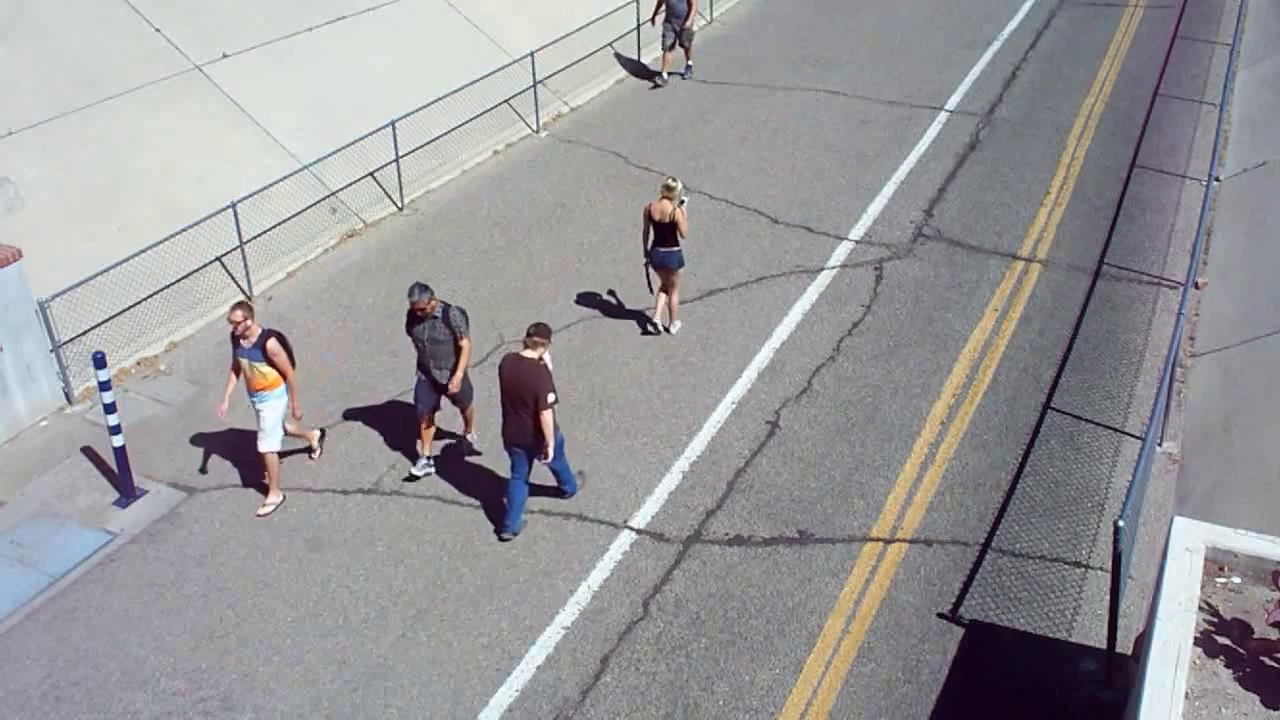
#> input picture frame 2 of DetectionAnalyse/test.mp4, 1280 x 720 px
$ python HOGDetection.py
#> lines starting #> are read from the running program, lines starting #| are printed output that depends on the picture; after the words box and inside, x2 and y2 are one past the last pixel; in counts of white or black regions, pixels touching at a corner belong together
import numpy as np
import cv2 as cv
import imutils
import time
from imutils.object_detection import non_max_suppression
import logging

logging.basicConfig(filename='HOGDetection.log', level=logging.DEBUG)

# initialize the HOG descriptor/person detector
hog = cv.HOGDescriptor()
hog.setSVMDetector(cv.HOGDescriptor_getDefaultPeopleDetector())
font = cv.FONT_HERSHEY_SIMPLEX
cap = cv.VideoCapture("test.mp4")
#cap = cv.VideoCapture(0)
if not cap.isOpened():
    print("Cannot open camera")
    exit()

counter = 0
while True:
    # Capture frame-by-frame
    startFrame = time.time()
    ret, frame = cap.read()
#> frame is the input picture: shape (720, 1280, 3); mean B, G, R 153.9, 151.5, 152.8

    if not ret:
        print("Can't receive frame (stream end?). Exiting ...")
        break

    logging.debug('----------------------')
    logging.debug('')
    logging.debug('FRAME:' + str(counter))

    # resizing for faster detection
    frame = cv.resize(frame, (640, 480))
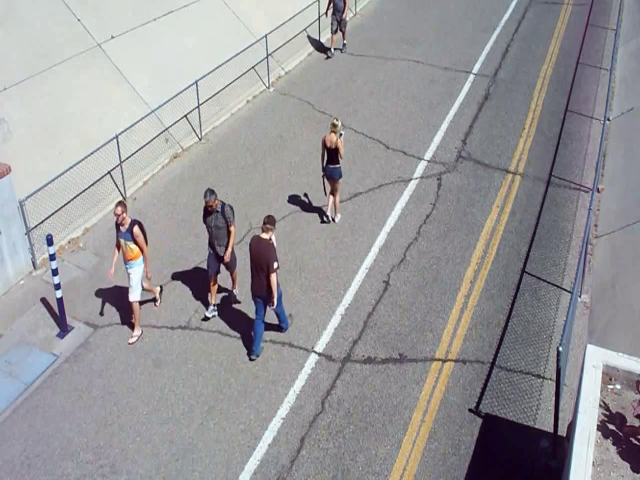
#> frame: shape (480, 640, 3); mean B, G, R 153.9, 151.5, 152.8

    start = time.time()
    orig = frame.copy()
    # detect people in the image
    (rects, weights) = hog.detectMultiScale(frame, winStride=(8, 8))
#> rects = [[218, 190, 89, 178]]; weights = [0.836]
    # draw the original bounding boxes
    end = time.time()
    logging.debug('detection:' + str((end - start)))
    #print("[INFO] HOG took {:6f} seconds".format(end - start))

    #for x, y, w, h in rects:
    #    cv.rectangle(frame, (x, y), (x + w, y + h), (0, 255, 0), 2)

    rects = np.array([[x, y, x + w, y + h] for (x, y, w, h) in rects])
#> rects = [[218, 190, 307, 368]]
    i = 0
    for xA, yA, xB, yB in rects:
        logging.debug('confidences:' + str(weights[i]))
        #print("[INFO] HOG took {" + str(weights[i]) + "} confidences")
        #cv.putText(frame, 'Test:' + str(weights[i]), (10,450), font, 2, (0, 255, 0), 2, cv.LINE_AA)
        cv.rectangle(frame, (xA, yA), (xB, yB), (0, 0, 255), 2)
        i+=1
#> this loop made 1 pass
#> (xA, yA, xB, yB, i) on pass 1: (218, 190, 307, 368, 1)
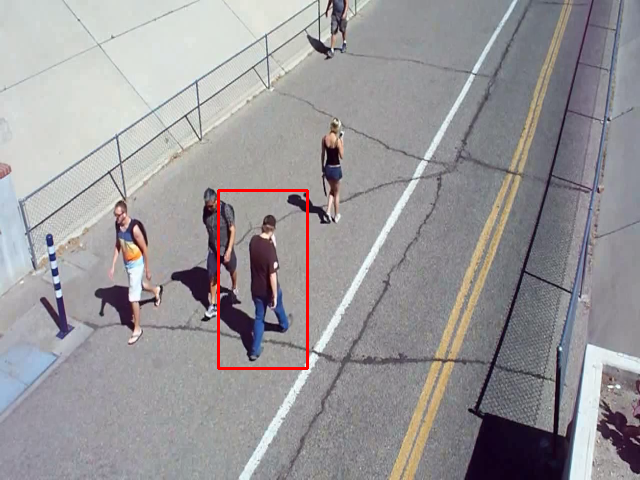
#> frame: shape (480, 640, 3); 0.52% of pixels changed, all inside (x1, y1, x2, y2) = (217, 189, 309, 370)
#> after the loop, i = 1

    # apply non-maxima suppression to the bounding boxes using a
    # fairly large overlap threshold to try to maintain overlapping
    # boxes that are still people
    # pick = non_max_suppression(rects, probs=None, overlapThresh=0.65)
    # draw the final bounding boxes
    #for xA, yA, xB, yB in pick:
    #    cv.rectangle(frame, (xA, yA), (xB, yB), (0, 255, 0), 2)

    endFrame = time.time()
    seconds = endFrame - startFrame
    logging.debug('fps:' + str((1/seconds)))
    logging.debug('')
    #print("[INFO] HOG took {:6f} fps".format((1/(endFrame - startFrame))))

    # show the output images
    #cv.imshow("Before NMS", orig)
    cv.imshow("After NMS", frame)

    key_hit = cv.waitKey(33)
#> (key q is pressed here)
    if key_hit == ord('q') or key_hit == 27:  # Esc or q key to stop
        break
    counter+=1
cap.release()
cv.destroyAllWindows()

$ run again, starting later in the video
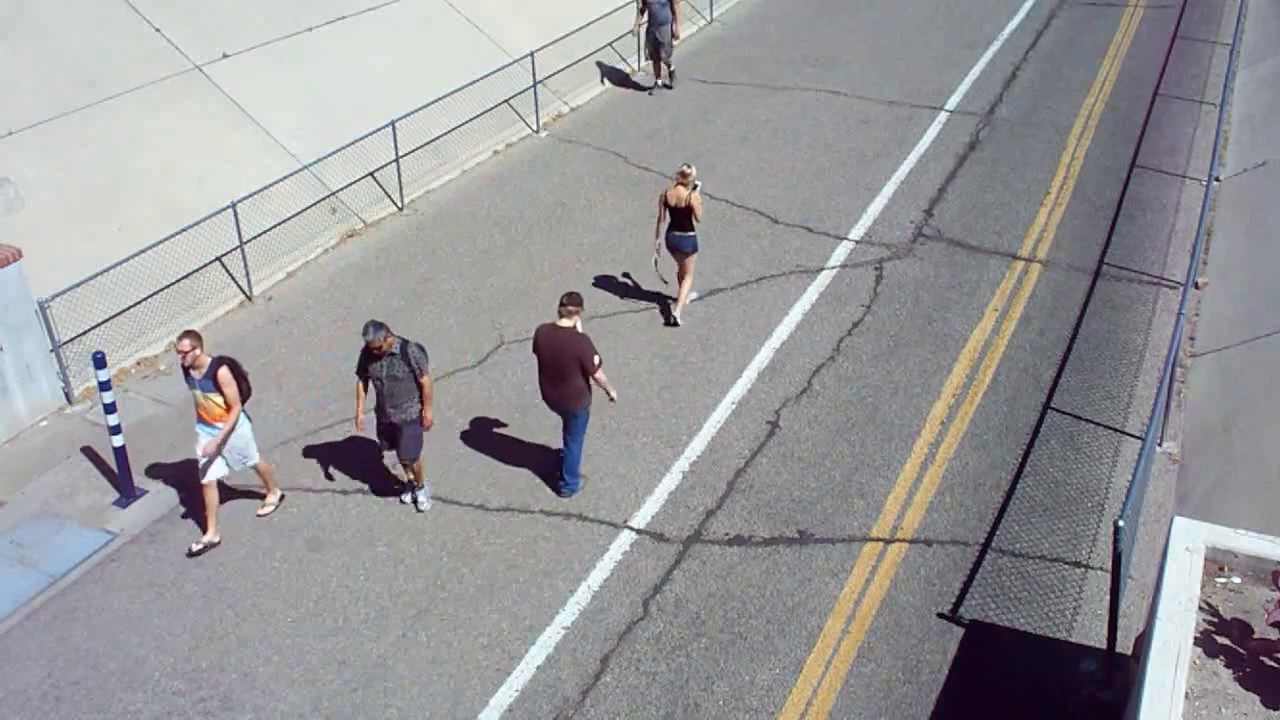
#> input picture frame 11 of DetectionAnalyse/test.mp4, 1280 x 720 px
#> frame is the input picture: shape (720, 1280, 3); mean B, G, R 153.9, 151.6, 152.6
#> `frame = cv.resize(frame, (640, 480))`:
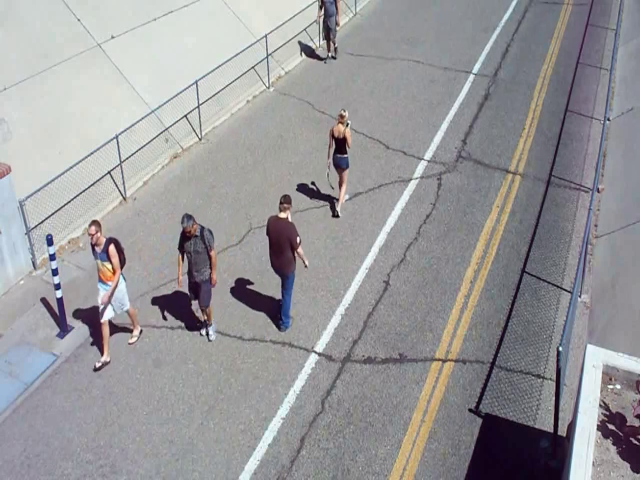
#> frame: shape (480, 640, 3); mean B, G, R 153.9, 151.6, 152.6
#> `(rects, weights) = hog.detectMultiScale(frame, winStride=(8, 8))`: rects = [[306, 92, 72, 144], [156, 196, 77, 154]]; weights = [0.534, 0.607]
#> `rects = np.array([[x, y, x + w, y + h] for (x, y, w, h) in rects])`: rects = [[306, 92, 378, 236], [156, 196, 233, 350]]
#> the loop `for xA, yA, xB, yB in rects:` made 2 passes
#> (xA, yA, xB, yB, i) on passes 1 to 2: (306, 92, 378, 236, 1), (156, 196, 233, 350, 2)
#> after the loop `for xA, yA, xB, yB in rects:`:
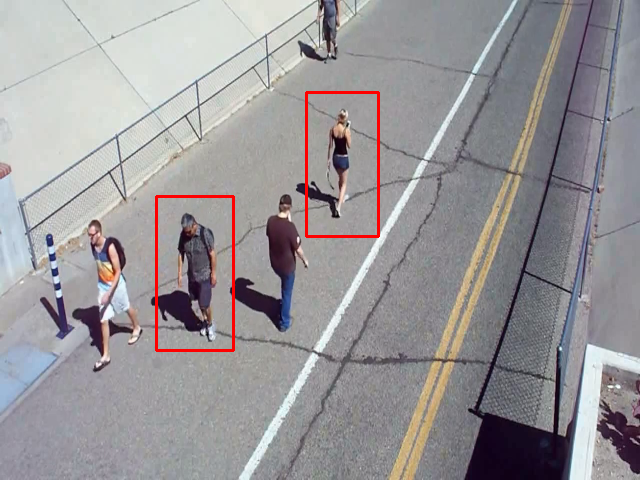
#> frame: shape (480, 640, 3); 0.87% of pixels changed, all inside (x1, y1, x2, y2) = (155, 91, 380, 352)
#> after the loop `for xA, yA, xB, yB in rects:`: i = 2

$ run again, starting later in the video
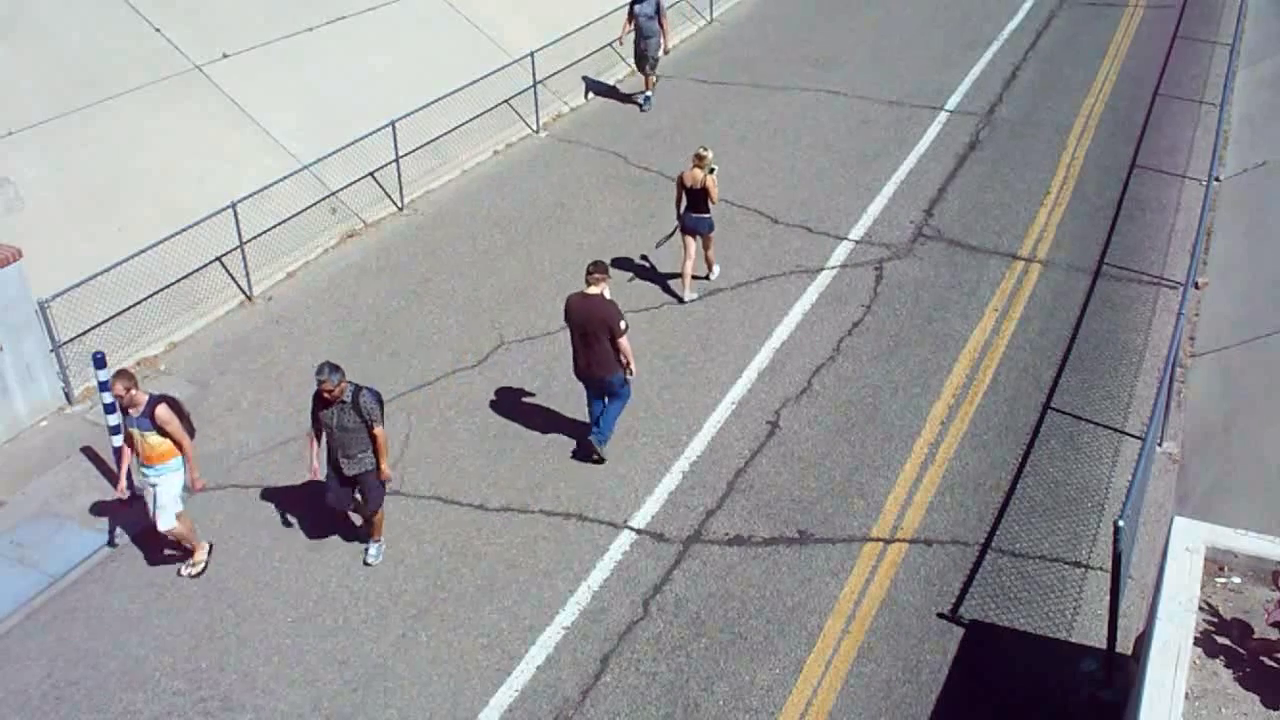
#> input picture frame 20 of DetectionAnalyse/test.mp4, 1280 x 720 px
#> frame is the input picture: shape (720, 1280, 3); mean B, G, R 153.6, 151.4, 152
#> `frame = cv.resize(frame, (640, 480))`:
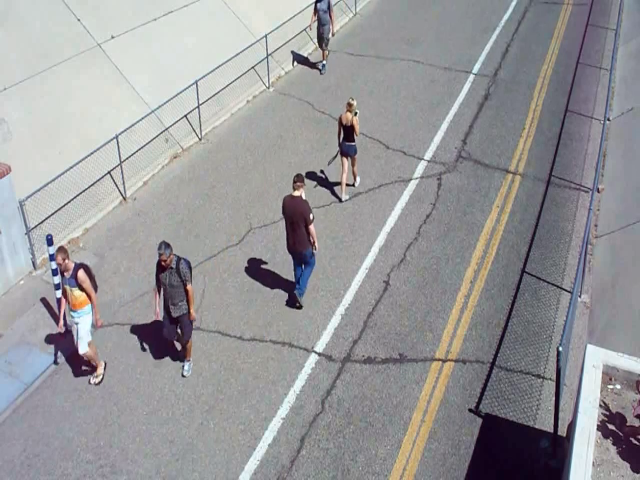
#> frame: shape (480, 640, 3); mean B, G, R 153.6, 151.4, 152
#> `(rects, weights) = hog.detectMultiScale(frame, winStride=(8, 8))`: rects = [[315, 81, 68, 136], [260, 160, 73, 146], [40, 237, 78, 155], [134, 226, 80, 159]]; weights = [0.788, 0.799, 0.881, 0.898]
#> `rects = np.array([[x, y, x + w, y + h] for (x, y, w, h) in rects])`: rects = [[315, 81, 383, 217], [260, 160, 333, 306], [40, 237, 118, 392], [134, 226, 214, 385]]
#> the loop `for xA, yA, xB, yB in rects:` made 4 passes
#> after the loop `for xA, yA, xB, yB in rects:`:
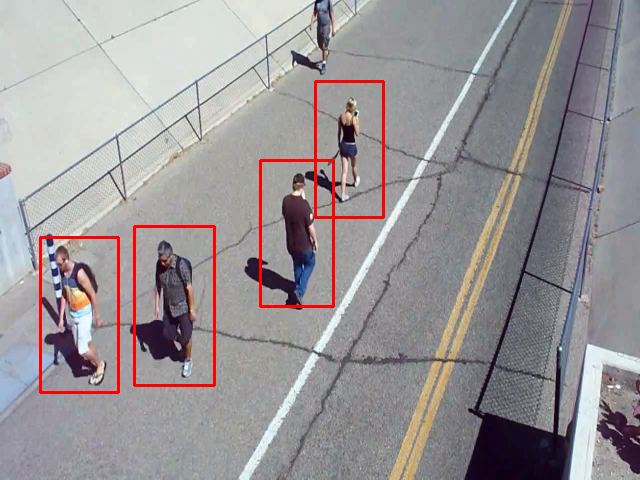
#> frame: shape (480, 640, 3); 1.74% of pixels changed, all inside (x1, y1, x2, y2) = (39, 80, 385, 394)
#> after the loop `for xA, yA, xB, yB in rects:`: i = 4
